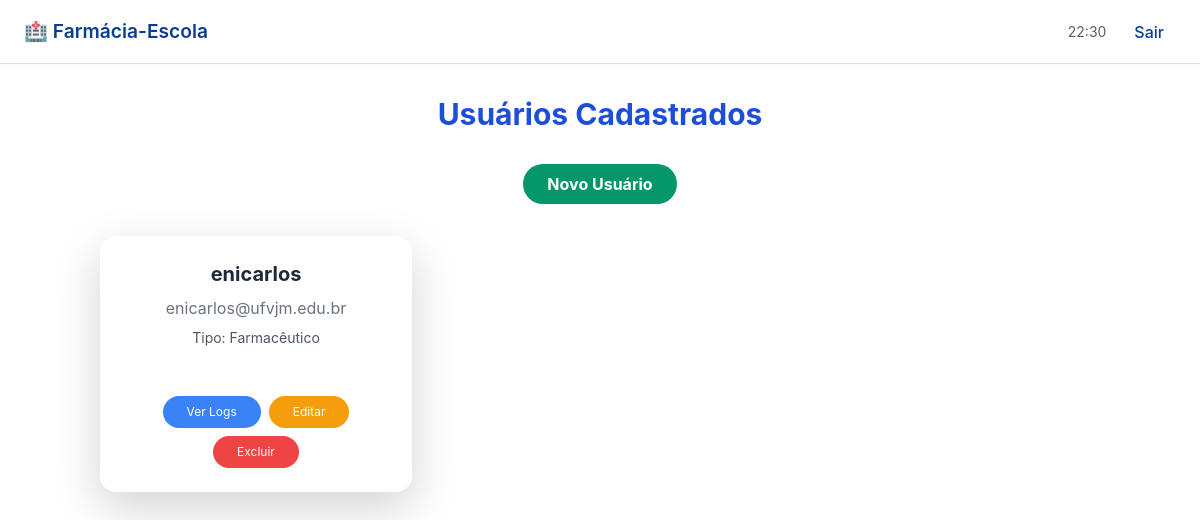
Page /conta/usuarios/ (signed in) on the committed database.
### login/models.py (models this page shows, shortened)
class CustomUser(AbstractUser):
    TIPO_USUARIO_CHOICES = [
        ('farmaceutico', 'Farmacêutico'),
        ('aluno', 'Aluno'),
        ('convidado', 'Convidado'),
    ]
    tipo_usuario = models.CharField(
        max_length=20,
        choices=TIPO_USUARIO_CHOICES,
        default='farmaceutico',
    )

### login/views.py (the view)
# urls.py: path('usuarios/', listar_usuarios, name='listar_usuarios'),
@login_required
def listar_usuarios(request):
    if request.user.tipo_usuario != 'farmaceutico':
        return HttpResponseForbidden('Acesso negado.')
    usuarios = CustomUser.objects.all()
    return render(request, 'usuarios/listar_usuarios.html', {'usuarios': usuarios})

### login/templates/usuarios/listar_usuarios.html (shortened to what this page needs)
{% extends 'menu.html' %}
{% block content %}
<div class="container mx-auto py-8">
    <h1 class="text-3xl font-bold text-blue-700 mb-8 text-center">Usuários Cadastrados</h1>
    <div class="flex justify-center mb-8">
        <a href="{% url 'cadastrar_usuario' %}" class="bg-green-600 hover:bg-green-700 text-white font-bold py-2 px-6 rounded-full transition">
            Novo Usuário
        </a>
    </div>
    <div class="grid grid-cols-1 sm:grid-cols-2 md:grid-cols-3 gap-8">
        {% for usuario in usuarios %}
            {% if usuario.id %}
            <div class="bg-white rounded-2xl shadow-lg p-6 flex flex-col items-center transition transform hover:scale-105">
                <h2 class="text-xl font-bold text-gray-800 mb-2">{{ usuario.get_full_name|default:usuario.username }}</h2>
                <p class="text-gray-500 mb-2">{{ usuario.email }}</p>
                <p class="text-gray-600 text-sm mb-4">Tipo: {{ usuario.get_tipo_usuario_display }}</p>
                <div class="flex flex-wrap justify-center gap-2 mt-4">
                    <a href="{% url 'ver_logs_usuario' usuario.id %}" class="bg-blue-500 hover:bg-blue-600 text-white text-xs py-2 px-4 rounded-full transition">Ver Logs</a>
                    <a href="{% url 'editar_usuario' usuario.id %}" class="bg-yellow-500 hover:bg-yellow-600 text-white text-xs py-2 px-4 rounded-full transition">Editar</a>
                    <button type="button" class="bg-red-500 hover:bg-red-600 text-white text-xs py-2 px-4 rounded-full transition"
                        data-bs-toggle="modal" data-bs-target="#modalExcluirUsuario{{ usuario.id }}">
                        Excluir
                    </button>
                </div>
            </div>
            {% endif %}
        {% empty %}
            <div class="col-span-full text-center text-gray-500">
                Nenhum usuário cadastrado ainda.
            </div>
        {% endfor %}
    </div>
</div>
{% endblock %}

### tela_inicial/templates/menu.html (style rules this page uses)
body { padding-top: 64px; font-family: 'Inter', sans-serif; }

### rows in the picture
CustomUser: get_full_name "enicarlos", email "enicarlos@ufvjm.edu.br", tipo_usuario "Farmacêutico"
